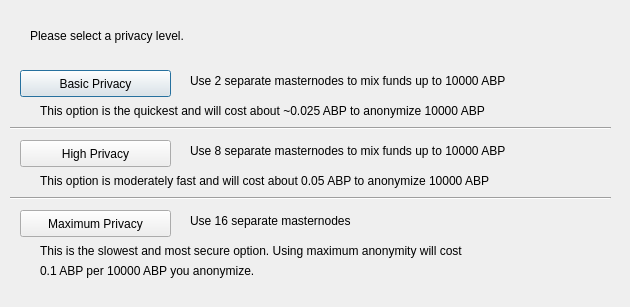
<?xml version="1.0" encoding="UTF-8"?>
<ui version="4.0">
 <class>ObfuscationConfig</class>
 <widget class="QDialog" name="ObfuscationConfig">
  <property name="geometry">
   <rect>
    <x>0</x>
    <y>0</y>
    <width>630</width>
    <height>307</height>
   </rect>
  </property>
  <property name="windowTitle">
   <string>Configure Obfuscation</string>
  </property>
  <widget class="QPushButton" name="buttonBasic">
   <property name="geometry">
    <rect>
     <x>20</x>
     <y>70</y>
     <width>151</width>
     <height>27</height>
    </rect>
   </property>
   <property name="text">
    <string>Basic Privacy</string>
   </property>
  </widget>
  <widget class="QPushButton" name="buttonHigh">
   <property name="geometry">
    <rect>
     <x>20</x>
     <y>140</y>
     <width>151</width>
     <height>27</height>
    </rect>
   </property>
   <property name="text">
    <string>High Privacy</string>
   </property>
  </widget>
  <widget class="QPushButton" name="buttonMax">
   <property name="geometry">
    <rect>
     <x>20</x>
     <y>210</y>
     <width>151</width>
     <height>27</height>
    </rect>
   </property>
   <property name="text">
    <string>Maximum Privacy</string>
   </property>
  </widget>
  <widget class="QLabel" name="label">
   <property name="geometry">
    <rect>
     <x>30</x>
     <y>20</y>
     <width>571</width>
     <height>31</height>
    </rect>
   </property>
   <property name="text">
    <string>Please select a privacy level.</string>
   </property>
  </widget>
  <widget class="QLabel" name="label_2">
   <property name="geometry">
    <rect>
     <x>190</x>
     <y>70</y>
     <width>421</width>
     <height>21</height>
    </rect>
   </property>
   <property name="text">
    <string>Use 2 separate masternodes to mix funds up to 10000 ABP</string>
   </property>
  </widget>
  <widget class="QLabel" name="label_3">
   <property name="geometry">
    <rect>
     <x>190</x>
     <y>140</y>
     <width>411</width>
     <height>21</height>
    </rect>
   </property>
   <property name="text">
    <string>Use 8 separate masternodes to mix funds up to 10000 ABP</string>
   </property>
  </widget>
  <widget class="QLabel" name="label_4">
   <property name="geometry">
    <rect>
     <x>190</x>
     <y>210</y>
     <width>421</width>
     <height>21</height>
    </rect>
   </property>
   <property name="text">
    <string>Use 16 separate masternodes</string>
   </property>
  </widget>
  <widget class="QLabel" name="label_6">
   <property name="geometry">
    <rect>
     <x>40</x>
     <y>100</y>
     <width>561</width>
     <height>21</height>
    </rect>
   </property>
   <property name="text">
    <string>This option is the quickest and will cost about ~0.025 ABP to anonymize 10000 ABP</string>
   </property>
  </widget>
  <widget class="QLabel" name="label_7">
   <property name="geometry">
    <rect>
     <x>40</x>
     <y>170</y>
     <width>561</width>
     <height>21</height>
    </rect>
   </property>
   <property name="text">
    <string>This option is moderately fast and will cost about 0.05 ABP to anonymize 10000 ABP</string>
   </property>
  </widget>
  <widget class="QLabel" name="label_8">
   <property name="geometry">
    <rect>
     <x>40</x>
     <y>240</y>
     <width>561</width>
     <height>21</height>
    </rect>
   </property>
   <property name="text">
    <string>This is the slowest and most secure option. Using maximum anonymity will cost</string>
   </property>
  </widget>
  <widget class="QLabel" name="label_9">
   <property name="geometry">
    <rect>
     <x>40</x>
     <y>260</y>
     <width>561</width>
     <height>21</height>
    </rect>
   </property>
   <property name="text">
    <string>0.1 ABP per 10000 ABP you anonymize.</string>
   </property>
  </widget>
  <widget class="Line" name="line">
   <property name="geometry">
    <rect>
     <x>10</x>
     <y>120</y>
     <width>601</width>
     <height>16</height>
    </rect>
   </property>
   <property name="orientation">
    <enum>Qt::Horizontal</enum>
   </property>
  </widget>
  <widget class="Line" name="line_2">
   <property name="geometry">
    <rect>
     <x>10</x>
     <y>190</y>
     <width>601</width>
     <height>16</height>
    </rect>
   </property>
   <property name="orientation">
    <enum>Qt::Horizontal</enum>
   </property>
  </widget>
 </widget>
 <resources/>
 <connections/>
</ui>
